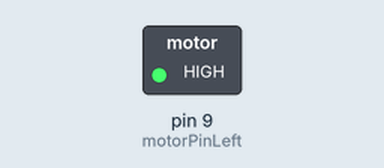
Recording of a sketch running on a simulated Arduino Uno, built with avr-gcc and run on an emulated ATmega328P. Shown: switched loads named in the sketch (green lamp = pin HIGH).

Above: at 0.1 s.
Timing chart, 0 to 1.6 s (numbered marks = the images above):
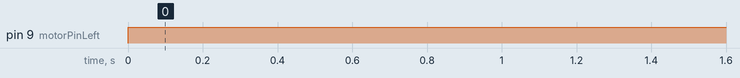

Measured:
- by itself, pin 9 (motorPinLeft): LOW → HIGH at 0.00 s

The sketch:

Motor.ino
```cpp
#include <NewPing.h>


int motorPinLeft = 9;//In1

//also use gnd and vcc


//int motorPinRight = 18????;
void setup() {
 pinMode(motorPinLeft, OUTPUT);
 //pinMode(motorPinRight, OUTPUT);
}
void loop() {
 digitalWrite(motorPinLeft, HIGH);
 //delay(1000);
 //digitalWrite(motorPinRight, HIGH);
 //delay(1000);
}
```
